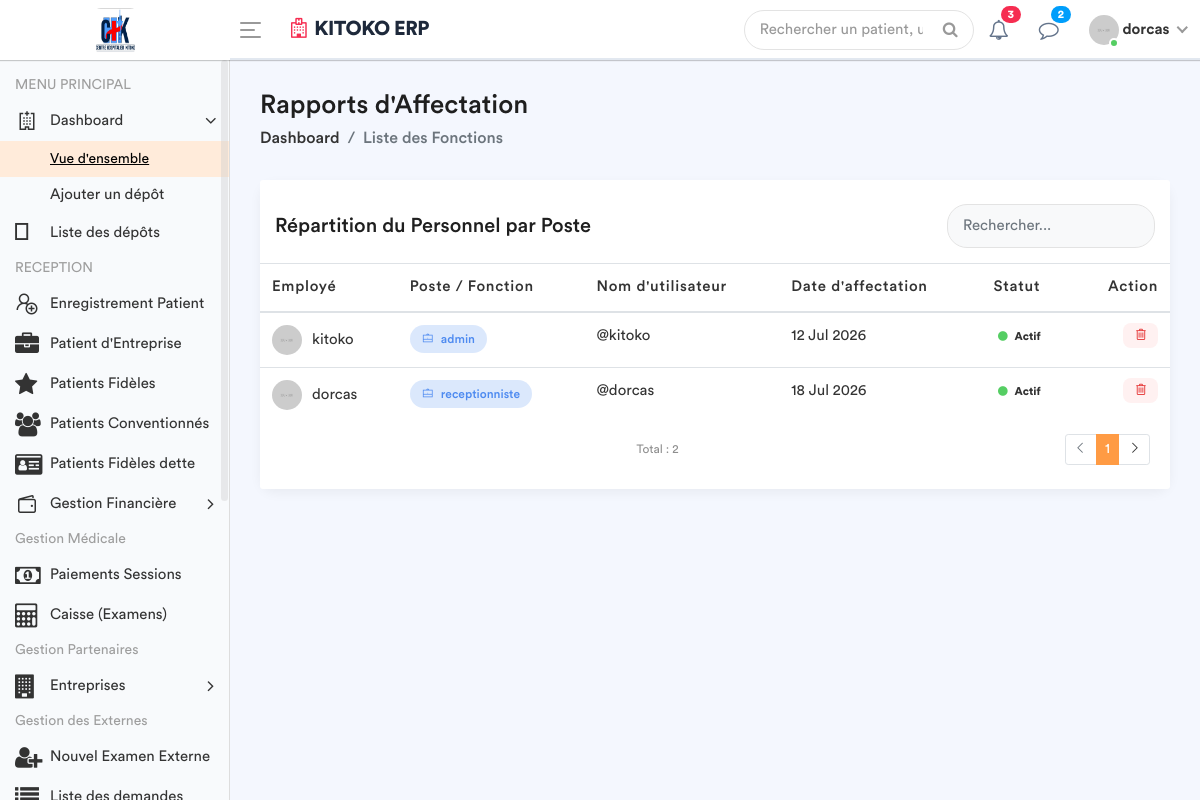
The app's page /employe-poste/ (signed in) with its own data.
### apps/models.py (models this page shows, shortened)
class Fonction(models.Model):
    fonctionKey = models.ForeignKey(Role, on_delete=models.SET_NULL, null=True)
    userKey = models.ForeignKey(User, on_delete=models.SET_NULL, null=True, related_name='user_fonction')
    autorisation = models.CharField(max_length=30, default='oui')

class Role(models.Model):
    roleName = models.CharField(max_length=30)

### apps/views.py (the view)
# urls.py: path('employe-poste/', views.liste_employe_poste, name='liste_employe_poste'),
@login_required
def liste_employe_poste(request):
    role_user = Fonction.objects.filter(userKey=request.user).first()
    fonctionKey = role_user.fonctionKey.roleName if role_user else None
    liste_postes = Fonction.objects.all().select_related('userKey', 'fonctionKey')
    context = {
        'liste_postes': liste_postes,
        'fonctionKey': fonctionKey,
    }
    return render(request, 'back-end/liste_fonctions.html', context)

### apps/templates/back-end/liste_fonctions.html (shortened to what this page needs)
<!DOCTYPE html>
{% load static %}
<html lang="fr">
    <head>
        {% include 'back-end/includes/css.html'%}
    </head>
    <body>
        <div class="main-wrapper">
            {% include 'back-end/includes/header.html'%}
            {% include 'back-end/includes/sidebar.html'%}
            <div class="page-wrapper">
                <div class="content container-fluid">
                    <div class="page-header">
                        <div class="row align-items-center">
                            <div class="col">
                                <h3 class="page-title">Rapports d'Affectation</h3>
                                <ul class="breadcrumb">
                                    <li class="breadcrumb-item"><a href="{% url 'dashboard' %}">Dashboard</a></li>
                                    <li class="breadcrumb-item active">Liste des Fonctions</li>
                                </ul>
                            </div>
                        </div>
                    </div>
                    <div class="row">
                        <div class="col-md-12">
                            <div class="card card-table">
                                <div class="card-header bg-white border-0 pt-4">
                                    <div class="row align-items-center">
                                        <div class="col">
                                            <h4 class="card-title mb-0">Répartition du Personnel par Poste</h4>
                                        </div>
                                        <div class="col-auto">
                                            <div class="search-box-container">
                                                <input type="text" id="searchInput" class="form-control" placeholder="Rechercher...">
                                            </div>
                                        </div>
                                    </div>
                                </div>
                                <div class="card-body">
                                    <div class="table-responsive">
                                        <table class="table table-hover table-center mb-0">
                                            <thead>
                                                <tr>
                                                    <th>Employé</th>
                                                    <th>Poste / Fonction</th>
                                                    <th>Nom d'utilisateur</th>
                                                    <th>Date d'affectation</th>
                                                    <th>Statut</th>
                                                    <th class="text-right">Action</th>
                                                </tr>
                                            </thead>
                                            <tbody id="tableBody">
                                                {% for poste in liste_postes %}
                                                <tr>
                                                    <td>
                                                        <h2 class="table-avatar">
                                                            <img src="/static/back-end/assets/img/profiles/avatar-01.jpg" alt="">
                                                            {{ poste.userKey.get_full_name|default:poste.userKey.username }}
                                                        </h2>
                                                    </td>
                                                    <td>
                                                        <span class="badge bg-inverse-primary badge-role">
                                                            <i class="la la-briefcase mr-1"></i> {{ poste.fonctionKey.roleName }}
                                                        </span>
                                                    </td>
                                                    <td>@{{ poste.userKey.username }}</td>
                                                    <td>{{ poste.userKey.date_joined|date:"d M Y" }}</td>
                                                    <td>
                                                        {% if poste.userKey.is_active %}
                                                            <span class="badge badge-success-border"><i class="fa fa-circle text-success mr-1"></i> Actif</span>
                                                        {% else %}
                                                            <span class="badge badge-danger-border"><i class="fa fa-circle text-danger mr-1"></i> Inactif</span>
                                                        {% endif %}
                                                    </td>
                                                    <td class="text-right">
                                                        <a href="{% url 'supprimer_poste' poste.id %}"
                                                           class="btn-delete"
                                                           onclick="return confirm('Êtes-vous sûr de vouloir supprimer cette affectation ?');"
                                                           title="Supprimer l'affectation">
                                                            <i class="la la-trash-alt"></i>
                                                        </a>
                                                    </td>
                                                </tr>
                                                {% empty %}
                                                <tr>
                                                    <td colspan="6" class="text-center text-muted py-4">
                                                        Aucune affectation enregistrée.
                                                    </td>
                                                </tr>
                                                {% endfor %}
                                            </tbody>
                                        </table>
                                    </div>
                                </div>
                                <div class="card-footer bg-white border-0 pb-4">
                                    <div class="row align-items-center">
                                        <div class="col">
                                            <small class="text-muted">Total : {{ liste_postes|length }}</small>
                                        </div>
                                        <div class="col-auto">
                                            <ul class="pagination pagination-sm mb-0">
                                                <li class="page-item disabled"><a class="page-link" href="#"><i class="la la-angle-left"></i></a></li>
                                                <li class="page-item active"><a class="page-link" href="#">1</a></li>
                                                <li class="page-item"><a class="page-link" href="#"><i class="la la-angle-right"></i></a></li>
                                            </ul>
                                        </div>
                                    </div>
                                </div>
                            </div>
                        </div>
                    </div>
                </div>
            </div>
        </div>
    </body>
</html>

### apps/templates/back-end/includes/header.html (shortened to what this page needs)
{% load static %}
<div class="header" style="background: #ffffff; border-bottom: 2px solid #e2e8f0;">
    <div class="header-left" style="background: #ffffff;">
        <a href="{% url 'home' %}" class="logo">
            <img src="{% static 'front-end/assets/images/banner/logo2.jpg' %}" width="45" height="45" alt="Moyanoli" style="border-radius: 8px;">
        </a>
    </div>
    <a id="toggle_btn" href="javascript:void(0);" style="color: #007bff;">
        <span class="bar-icon">
            <span></span>
            <span></span>
            <span></span>
        </span>
    </a>
    <div class="page-title-box">
        <h3 style="color: #1e293b; font-weight: 700; letter-spacing: -0.5px;">
            <i class="fa fa-hospital-o text-danger mr-2"></i>KITOKO ERP
        </h3>
    </div>
    <ul class="nav user-menu">
        <li class="nav-item">
            <div class="top-nav-search">
                <form action="#">
                    <input class="form-control" type="text" placeholder="Rechercher un patient, un dossier...">
                    <button class="btn" type="submit"><i class="fa fa-search"></i></button>
                </form>
            </div>
        </li>
        <li class="nav-item dropdown">
            <a href="#" class="dropdown-toggle nav-link" data-toggle="dropdown">
                <i class="fa fa-bell-o" style="color: #64748b;"></i> <span class="badge badge-pill bg-danger">3</span>
            </a>
        </li>
        <li class="nav-item dropdown">
            <a href="#" class="dropdown-toggle nav-link" data-toggle="dropdown">
                <i class="fa fa-comment-o" style="color: #64748b;"></i> <span class="badge badge-pill bg-info">2</span>
            </a>
        </li>
        <li class="nav-item dropdown has-arrow main-drop">
            <a href="#" class="dropdown-toggle nav-link" data-toggle="dropdown">
                <span class="user-img">
                    <img src="{% static 'back-end/assets/img/profiles/avatar-21.jpg' %}" alt="">
                    <span class="status online"></span>
                </span>
                <span style="font-weight: 600;">{{ user.username }}</span>
            </a>
        </li>
    </ul>
</div>

### apps/templates/back-end/liste_fonctions.html (style rules this page uses)
.page-wrapper { background-color: #f4f7fe; }
.card-table { border: none; border-radius: 15px; box-shadow: 0 4px 12px rgba(0,0,0,0.05); }
.badge-role { padding: 8px 12px; border-radius: 20px; font-weight: 500; font-size: 12px; }
.table-avatar img { width: 30px; height: 30px; border-radius: 50%; margin-right: 10px; }
.search-box-container { max-width: 300px; }
.search-box-container .form-control { border-radius: 20px; padding-left: 15px; background-color: #f8f9fa; border: 1px solid #e3e3e3; }
.btn-delete { color: #e63c3c; background: #fff1f1; border: none; padding: 5px 10px; border-radius: 8px; transition: all 0.3s; }

### records on screen
Fonction: userKey.get_full_name "kitoko", fonctionKey.roleName "admin", userKey.username "kitoko", userKey.date_joined "12 Jul 2026", shows "Actif"
Fonction: userKey.get_full_name "dorcas", fonctionKey.roleName "receptionniste", userKey.username "dorcas", userKey.date_joined "18 Jul 2026", shows "Actif"

### other values on screen
{{ user.username }} "dorcas"
{{ liste_postes|length }} "2"
